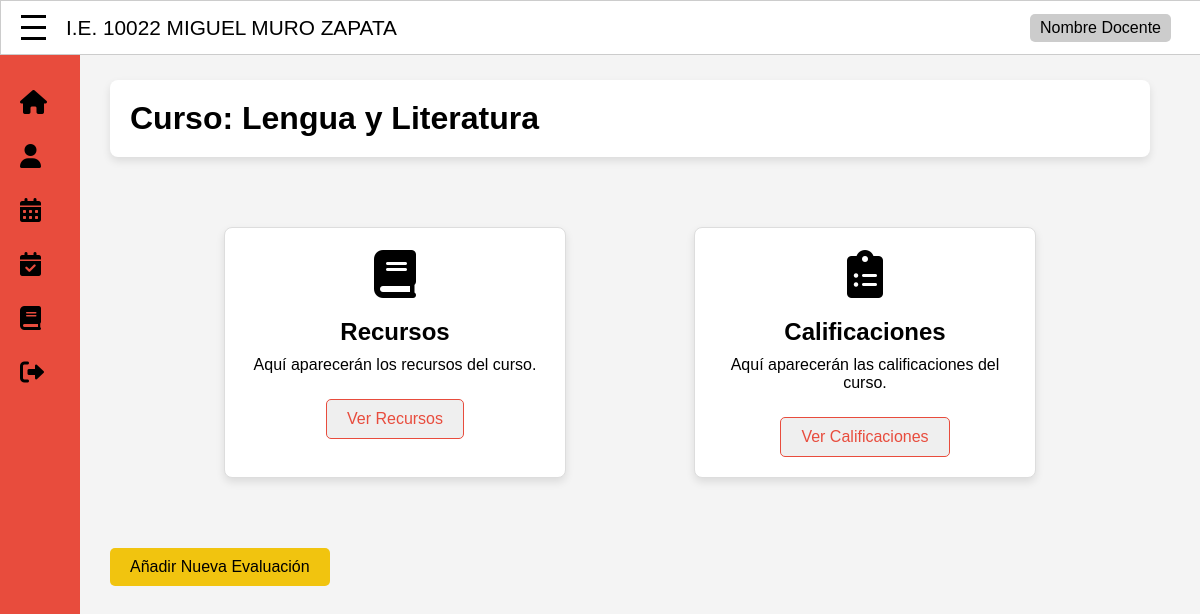
Screenshot of /dashboard.php?page=curso_detalle&idCurso=1&NroGrado=4&Seccion=A (signed in) with the database file from the repository.
### tables this page shows
CREATE TABLE `datos_personales` (
  `idDatos_Personales` int(11) NOT NULL,
  `Nombre_apellido` varchar(45) NOT NULL,
  `Fecha_Nacimiento` datetime NOT NULL,
  `Sexo` int(11) NOT NULL,
  `Correo` varchar(45) NOT NULL,
  `Celular` varchar(45) DEFAULT NULL,
  `Foto` blob NOT NULL,
  `idUsuario` int(11) NOT NULL
);

CREATE TABLE `curso` (
  `idCurso` int(11) NOT NULL,
  `Nombre` varchar(45) NOT NULL,
  `Descripcion` varchar(100) DEFAULT NULL
);

### curso_detalle.php (the view, shortened to what this page needs)
<?php
include 'db.php';
$idCurso = isset($_GET['idCurso']) ? intval($_GET['idCurso']) : 0;
$sql = "SELECT Nombre FROM curso WHERE idCurso = ?";
$stmt = $conn->prepare($sql);
$stmt->bind_param("i", $idCurso);
$stmt->execute();
$stmt->bind_result($cursoNombre);
?>
<!DOCTYPE html>
<html lang="es">
<head>
    <link rel="stylesheet" href="styles_courses_teacher.css">
    <link rel="stylesheet" href="https://cdnjs.cloudflare.com/ajax/libs/font-awesome/6.0.0-beta3/css/all.min.css">
</head>
<body>
    <div class="courses-header">
        <h1>Curso: <?php echo htmlspecialchars($cursoNombre); ?></h1>
    </div>
    <main>
        <div class="cards-container">
            <div class="card">
                <div class="card-icon">
                    <i class="fas fa-book"></i>
                </div>
                <div class="card-content">
                    <h2>Recursos</h2>
                    <p>Aquí aparecerán los recursos del curso.</p>
                    <button id="btnRecursos" class="btn-view">Ver Recursos</button>
                </div>
            </div>
            <div class="card">
                <div class="card-icon">
                    <i class="fas fa-clipboard-list"></i>
                </div>
                <div class="card-content">
                    <h2>Calificaciones</h2>
                    <p>Aquí aparecerán las calificaciones del curso.</p>
                    <button id="btnCalificaciones" class="btn-view">Ver Calificaciones</button>
                </div>
            </div>
        </div>
        <button id="toggleFormButton" class="btn-add">Añadir Nueva Evaluación</button>
    </main>
</body>
</html>

### dashboard.php (shortened to what this page needs)
<?php
    include 'db.php';
    $user_profile = isset($_SESSION['user_profile']) ? $_SESSION['user_profile'] : 2;
    $user_id = $_SESSION['user_id'];
    $page = isset($_GET['page']) ? $_GET['page'] : '';
    $sql = "SELECT Nombre_apellido FROM datos_personales WHERE idUsuario = ?";
    $stmt = $conn->prepare($sql);
    $stmt->bind_param("i", $user_id);
    $stmt->execute();
    $stmt->bind_result($user_name);
?>
<!DOCTYPE html>
<html lang="es">
<head>
    <link rel="stylesheet" href="styles_dashboard.css">
    <link rel="stylesheet" href="https://cdnjs.cloudflare.com/ajax/libs/font-awesome/6.0.0-beta3/css/all.min.css">
</head>
<body>
    <header>
        <div class="header-left">
            <div class="menu-toggle">
                <span></span>
                <span></span>
                <span></span>
            </div>
            <div class="header-title">
                I.E. 10022 MIGUEL MURO ZAPATA
            </div>
        </div>
        <div class="user-info">
            <div class="user-name"><?php echo htmlspecialchars($user_name); ?></div>
        </div>
    </header>
    <nav class="main-menu">
        <ul>
            <?php if ($user_profile === 1):  ?>
                <li><a href="?page=inicio_admin"><i class="fas fa-home"></i><span>Inicio</span></a></li>
                <li><a href="?page=estudiantes"><i class="fas fa-users"></i><span>Estudiantes</span></a></li>
                <li><a href="?page=horarios_admin"><i class="fas fa-calendar-alt"></i><span>Horarios</span></a></li>
                <li><a href="?page=profesores"><i class="fas fa-chalkboard-teacher"></i><span>Profesores</span></a></li>
                <li><a href="?page=cursos"><i class="fas fa-book"></i><span>Cursos</span></a></li>
                <li><a href="?page=expedientes"><i class="fas fa-folder"></i><span>Expedientes</span></a></li>
            <?php elseif ($user_profile === 3):  ?>
                <li><a href="?page=inicio_docente"><i class="fas fa-home"></i><span>Inicio</span></a></li>
                <li><a href="?page=perfil_docente"><i class="fas fa-user"></i><span>Datos Personales</span></a></li>
                <li><a href="?page=horario_docente"><i class="fas fa-calendar-alt"></i><span>Horario</span></a></li>
                <li><a href="?page=asistencias"><i class="fas fa-calendar-check"></i><span>Asistencias</span></a></li>
                <li><a href="?page=cursos_x_docente"><i class="fas fa-book"></i><span>Cursos</span></a></li>
            <?php endif; ?>
            <li><a href="logout.php"><i class="fas fa-sign-out-alt"></i><span>Cerrar Sesión</span></a></li>
        </ul>
    </nav>
    <div class="content">
        <?php
            include($page . '.php');
        ?>
    </div>
</body>
</html>

### styles_dashboard.css (style rules this page uses)
body { font-family: Arial, sans-serif; margin: 0; padding: 0; }
header { display: flex; justify-content: space-between; align-items: center; background-color: white; color: black; border: 1px solid #ccc; padding: 10px 20px; width: 100%; position: fixed; top: 0; left: 0; z-index: 1000; }
.header-left { display: flex; align-items: center; }
.menu-toggle { display: flex; flex-direction: column; cursor: pointer; margin-right: 20px; }
.menu-toggle span { width: 25px; height: 3px; background-color: black; margin: 4px 0; }
.header-title { font-size: 1.3em; }
.user-info { display: flex; align-items: center; margin-right: 50px; }
.user-info .user-name { padding: 5px 10px; background-color: #ccc; border-radius: 5px; }
.main-menu { background-color: #e84c3d; color: black; padding-top: 20px; padding: 20px 10px; position: fixed; top: 50px; width: 60px; height: 100%; left: 0; z-index: 990; transition: width 0.3s ease; }
.main-menu ul { list-style: none; padding: 0; margin: 0; }
.main-menu ul li { padding: 10px; display: flex; align-items: center; margin-top: 10px; }
.main-menu ul li a { color: black; text-decoration: none; display: flex; align-items: center; width: 100%; }
.main-menu ul li i { font-size: 1.5em; margin-right: 10px; }
.content { margin-top: 30px; padding: 50px; margin-left: 60px; transition: margin-left 0.3s ease; }

### styles_courses_teacher.css (style rules this page uses)
body { font-family: Arial, sans-serif; background-color: #f4f4f4; margin: 0; padding: 0; }
h1 { margin: 0; }
.courses-header { background-color: #ffffff; padding: 20px; border-radius: 8px; box-shadow: 0 4px 8px rgba(0,0,0,0.1); margin-bottom: 20px; }
.cards-container { display: flex; justify-content: space-around; flex-wrap: wrap; padding: 50px; }
.card { background-color: #ffffff; border: 1px solid #ddd; border-radius: 8px; box-shadow: 0 4px 8px rgba(0, 0, 0, 0.1); width: 300px; padding: 20px; text-align: center; transition: box-shadow 0.3s ease; }
.card-icon { font-size: 3em; margin-bottom: 15px; }
.card-content h2 { font-size: 1.5em; margin: 0 0 10px; }
.card-content p { font-size: 1em; margin: 10px 0; }
.btn-view { display: inline-block; margin-top: 15px; padding: 10px 20px; font-size: 1em; color: #e84c3d; text-decoration: none; border: 1px solid #e84c3d; border-radius: 5px; transition: background-color 0.3s, color 0.3s; }
.btn-add { display: inline-block; margin-top: 20px; padding: 10px 20px; font-size: 1em; background-color: #f1c40f; border: none; border-radius: 5px; transition: background-color 0.3s, color 0.3s; text-decoration: none; cursor: pointer; }

### rows the page displays
datos_personales: Nombre_apellido "Nombre Docente"
curso: Nombre "Lengua y Literatura"
